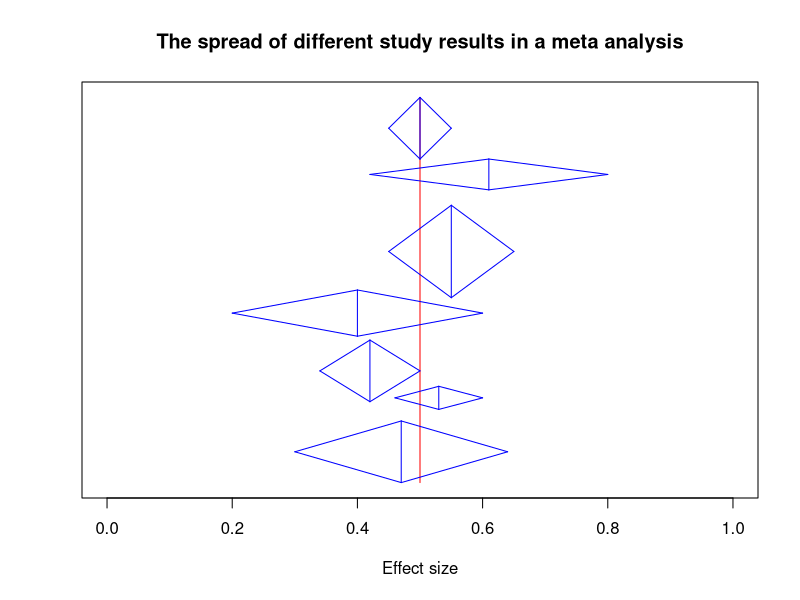

R code for this plot:
plot(runif(10), runif(10), 
     xlim=c(0, 1), ylim=c(0,1), yaxt='n',
     type="n",
     ylab="", xlab="Effect size")
lines(c(0.5, 0.5), c(0,1), col='red')

lines(c(0.45, 0.5), c(0.92,1), col='blue')
lines(c(0.45, 0.5), c(0.92,0.84), col='blue')
lines(c(0.5, 0.55), c(1,0.92), col='blue')
lines(c(0.5, 0.55), c(0.84,0.92), col='blue')
lines(c(0.5, 0.5), c(0.84,1), col='blue')

lines(c(0.42, 0.61), c(0.8,0.84), col='blue')
lines(c(0.42, 0.61), c(0.8,0.76), col='blue')
lines(c(0.61, 0.8), c(0.84,0.8), col='blue')
lines(c(0.61, 0.8), c(0.76,0.8), col='blue')
lines(c(0.61, 0.61), c(0.76,0.84), col='blue')

lines(c(0.45, 0.55), c(0.6,0.72), col='blue')
lines(c(0.45, 0.55), c(0.6,0.48), col='blue')
lines(c(0.55, 0.65), c(0.72,0.6), col='blue')
lines(c(0.55, 0.65), c(0.48,0.6), col='blue')
lines(c(0.55, 0.55), c(0.48,0.72), col='blue')

lines(c(0.2, 0.4), c(0.44,0.5), col='blue')
lines(c(0.2, 0.4), c(0.44,0.38), col='blue')
lines(c(0.4, 0.6), c(0.5,0.44), col='blue')
lines(c(0.4, 0.6), c(0.38,0.44), col='blue')
lines(c(0.4, 0.4), c(0.38,0.5), col='blue')

lines(c(0.34, 0.42), c(0.29,0.37), col='blue')
lines(c(0.34, 0.42), c(0.29,0.21), col='blue')
lines(c(0.42, 0.5), c(0.37,0.29), col='blue')
lines(c(0.42, 0.5), c(0.21,0.29), col='blue')
lines(c(0.42, 0.42), c(0.21,0.37), col='blue')

lines(c(0.46, 0.53), c(0.22,0.25), col='blue')
lines(c(0.46, 0.53), c(0.22,0.19), col='blue')
lines(c(0.53, 0.6), c(0.25,0.22), col='blue')
lines(c(0.53, 0.6), c(0.19,0.22), col='blue')
lines(c(0.53, 0.53), c(0.19,0.25), col='blue')

lines(c(0.3, 0.47), c(0.08,0.16), col='blue')
lines(c(0.3, 0.47), c(0.08,0), col='blue')
lines(c(0.47, 0.64), c(0.16,0.08), col='blue')
lines(c(0.47, 0.64), c(0,0.08), col='blue')
lines(c(0.47, 0.47), c(0,0.16), col='blue')

title('The spread of different study results in a meta analysis')
